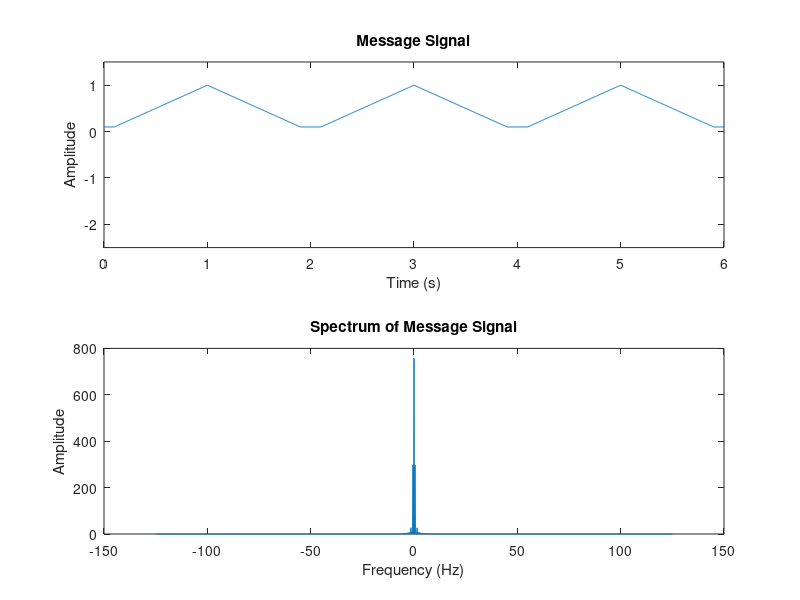
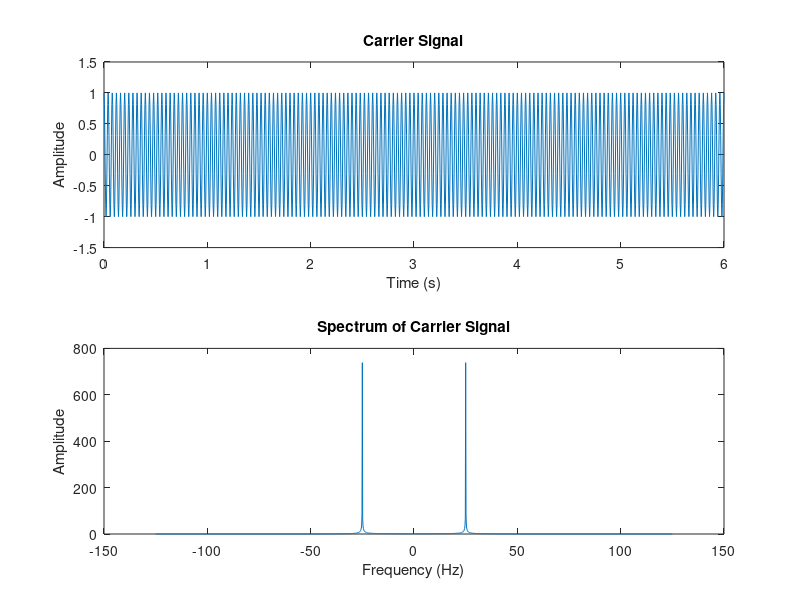
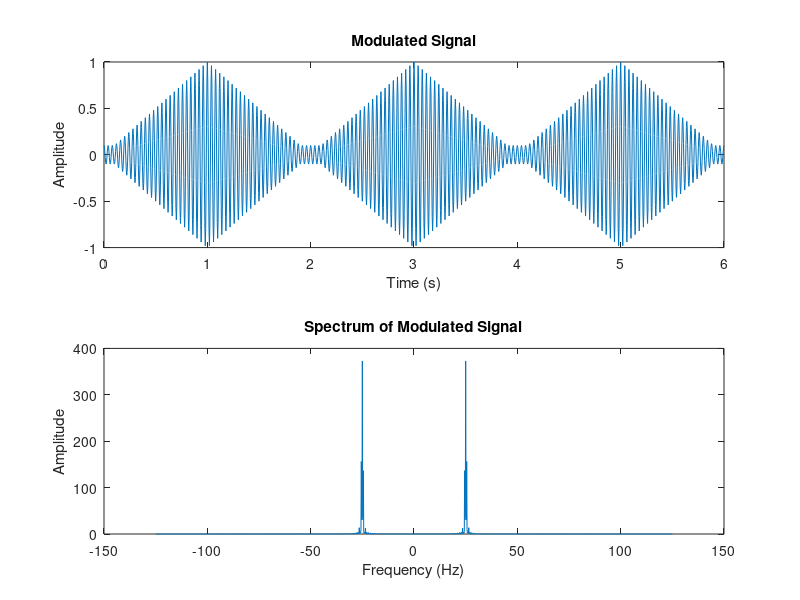

Write MATLAB code to recreate these figures, in order.
% Exercise Problem 3.1
% --------------------
clc;
clear all;
close all;

% Details given in the question
Fc = 25;
t0 = 2;

% Assumed values
Tstart = 0;
Tstop = 6;
Fs = 250;

% Generating time
Ts = 1 / Fs;
t = Tstart : Ts : Tstop;
N = length(t);

% Generating the message signal
m_t = zeros(1, N);
tk = mod(t, t0);
for i = 1 : N
    tk = mod(t(1, i), t0);
    if((tk >= 0.1) && (tk < 1))
        m_t(1, i) = tk;
    elseif((tk >= 1) && (tk <  1.9))
        m_t(1, i) = -tk + 2;
    else
        m_t(1, i) = 0.1;
    end
end
figure;
subplot(2,1,1);
plot(t, m_t);
ylim([-2.5 1.5]);
title('Message Signal');
xlabel('Time (s)');
ylabel('Amplitude');
subplot(2,1,2);
plot(linspace(-Fs/2, Fs/2, N), abs(fftshift(fft(m_t))));
title('Spectrum of Message Signal');
xlabel('Frequency (Hz)');
ylabel('Amplitude');

% Generating the carrier signal
c_t = cos(2*pi*Fc*t);
figure;
subplot(2,1,1);
plot(t, c_t);
title('Carrier Signal');
xlabel('Time (s)');
ylabel('Amplitude');
ylim([-1.5 1.5]);
subplot(2,1,2);
plot(linspace(-Fs/2, Fs/2, N), abs(fftshift(fft(c_t))));
title('Spectrum of Carrier Signal');
xlabel('Frequency (Hz)');
ylabel('Amplitude');

% Generating the modulated signal
u_t = m_t .* c_t;
figure;
subplot(2,1,1);
plot(t, u_t);
title('Modulated Signal');
xlabel('Time (s)');
ylabel('Amplitude');
subplot(2,1,2);
plot(linspace(-Fs/2, Fs/2, N), abs(fftshift(fft(u_t))));
title('Spectrum of Modulated Signal');
xlabel('Frequency (Hz)');
ylabel('Amplitude');

% Calculate power
u_pow = sum(u_t .^ 2) / N;
fprintf(1, 'Power of modulated signal u(t) = %f\n', u_pow);
u_f_pow = sum(abs(fft(u_t)) .^ 2) / N;
m_f_pow = sum(abs(fft(m_t)) .^ 2) / N;
fprintf(1, 'Power spectral density of modulated signal u(f) = %f\n', u_f_pow);
fprintf(1, 'Power spectral density of message signal m(f) = %f\n\n', m_f_pow);

